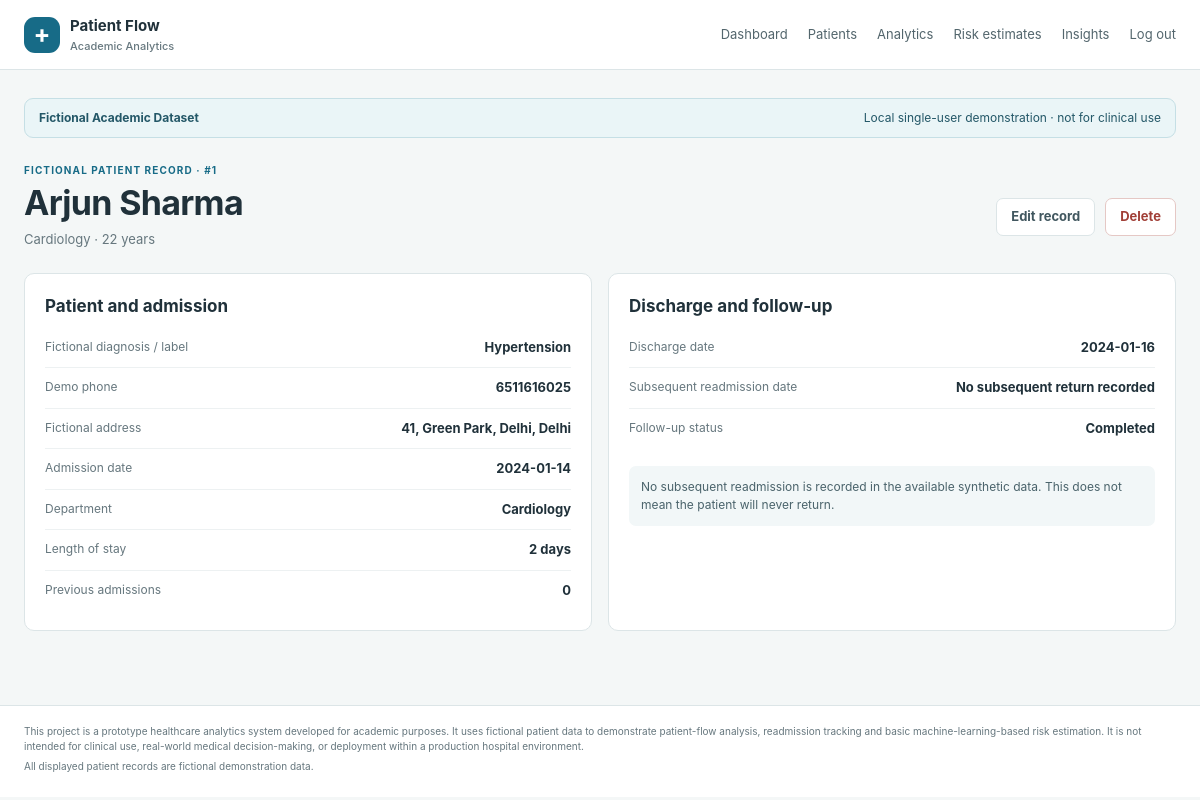
The app's page /patients/1 (signed in) with its own data.
### tables this page shows
CREATE TABLE patients (
            id INTEGER PRIMARY KEY AUTOINCREMENT,
            name TEXT NOT NULL,
            phone TEXT NOT NULL,
            address TEXT NOT NULL,
            age INTEGER NOT NULL CHECK (age BETWEEN 0 AND 120),
            department TEXT NOT NULL,
            diagnosis TEXT NOT NULL,
            admission_date TEXT NOT NULL,
            discharge_date TEXT,
            readmission_date TEXT,
            previous_admissions INTEGER NOT NULL DEFAULT 0 CHECK (previous_admissions >= 0),
            follow_up_status TEXT NOT NULL
        );

### app.py (the view)
@app.route("/patients/<int:patient_id>")
@login_required
def patient_detail(patient_id):
    return render_template("patient_detail.html", patient=get_patient(patient_id))

### app.py (called while the page is built)
def get_db():
    if "db" not in g:
        g.db = sqlite3.connect(DATABASE)
        g.db.row_factory = sqlite3.Row
    return g.db

def patient_dict(row):
    patient = dict(row)
    admission = date.fromisoformat(patient["admission_date"])
    discharge = patient["discharge_date"]
    patient["length_of_stay"] = (
        (date.fromisoformat(discharge) - admission).days if discharge else None
    )
    return patient

def get_patient(patient_id):
    row = get_db().execute("SELECT * FROM patients WHERE id = ?", (patient_id,)).fetchone()
    if row is None:
        abort(404)
    return patient_dict(row)

def login_required(view):
    @wraps(view)
    def wrapped_view(*args, **kwargs):
        if not session.get("logged_in"):
            return redirect(url_for("login", next=request.path))
        return view(*args, **kwargs)
    return wrapped_view

@app.context_processor
def template_context():
    return {"project_boundary": PROJECT_BOUNDARY}

### templates/patient_detail.html (shortened to what this page needs)
{% extends "base.html" %}
{% block content %}
<div class="page-heading">
  <div><p class="eyebrow">FICTIONAL PATIENT RECORD · #{{ patient.id }}</p><h1>{{ patient.name }}</h1><p class="muted">{{ patient.department }} · {{ patient.age }} years</p></div>
  <div class="heading-actions"><a class="button secondary" href="{{ url_for('patient_edit', patient_id=patient.id) }}">Edit record</a><form method="post" action="{{ url_for('patient_delete', patient_id=patient.id) }}" onsubmit="return confirm('Delete this fictional demonstration record?')"><button class="button danger-outline" type="submit">Delete</button></form></div>
</div>
<section class="detail-grid">
  <article class="panel"><h2>Patient and admission</h2><dl class="detail-list">
    <div><dt>Fictional diagnosis / label</dt><dd>{{ patient.diagnosis }}</dd></div><div><dt>Demo phone</dt><dd>{{ patient.phone }}</dd></div>
    <div><dt>Fictional address</dt><dd>{{ patient.address }}</dd></div><div><dt>Admission date</dt><dd>{{ patient.admission_date }}</dd></div>
    <div><dt>Department</dt><dd>{{ patient.department }}</dd></div><div><dt>Length of stay</dt><dd>{{ patient.length_of_stay if patient.length_of_stay is not none else "In progress" }}{% if patient.length_of_stay is not none %} days{% endif %}</dd></div>
    <div><dt>Previous admissions</dt><dd>{{ patient.previous_admissions }}</dd></div>
  </dl></article>
  <article class="panel"><h2>Discharge and follow-up</h2><dl class="detail-list">
    <div><dt>Discharge date</dt><dd>{{ patient.discharge_date or "Not discharged" }}</dd></div>
    <div><dt>Subsequent readmission date</dt><dd>{{ patient.readmission_date or "No subsequent return recorded" }}</dd></div>
    <div><dt>Follow-up status</dt><dd>{{ patient.follow_up_status }}</dd></div>
  </dl><p class="callout">{{ "A subsequent hospital return is recorded in the available data." if patient.readmission_date else "No subsequent readmission is recorded in the available synthetic data. This does not mean the patient will never return." }}</p></article>
</section>
{% endblock %}

### static/css/style.css (style rules this page uses)
:root { color-scheme: light; --ink: #20313a; --muted: #66777e; --line: #dce5e7; --paper: #f4f7f7; --white: #fff; --teal: #176b87; --teal-dark: #10566c; --orange: #de8246; --green: #477a56; --red: #a13f37; font-family: Inter, "Segoe UI", Arial, sans-serif; }
* { box-sizing: border-box; }
body { margin: 0; color: var(--ink); background: var(--paper); font-size: 15px; line-height: 1.5; }
a { color: var(--teal); }
.page-heading { display: flex; justify-content: space-between; align-items: center; gap: 20px; margin: 8px 0 24px; }
h1, h2, p { margin-top: 0; }
h1 { font-size: clamp(26px, 4vw, 34px); letter-spacing: -.7px; margin-bottom: 5px; line-height: 1.2; }
h2 { font-size: 17px; margin-bottom: 8px; }
.eyebrow { margin-bottom: 5px; font-size: 10px; font-weight: 750; letter-spacing: 1.1px; color: var(--teal); }
.muted, .panel-heading p { color: var(--muted); font-size: 13px; }
.page-heading .muted { margin: 6px 0 0; }
.button { min-height: 38px; display: inline-flex; align-items: center; justify-content: center; border: 1px solid transparent; border-radius: 7px; padding: 8px 14px; text-decoration: none; font: inherit; font-size: 13px; font-weight: 650; cursor: pointer; white-space: nowrap; }
.button.secondary { color: #41575f; background: white; border-color: var(--line); }
.button.danger-outline { color: var(--red); background: white; border-color: #e5c8c5; }
.panel { background: white; border: 1px solid var(--line); border-radius: 10px; padding: 20px; margin-bottom: 18px; }
.form-actions, .heading-actions { display: flex; align-items: center; justify-content: flex-end; gap: 10px; margin-top: 22px; }
.heading-actions form { margin: 0; }
.detail-grid { display: grid; grid-template-columns: 1fr 1fr; gap: 16px; }
.detail-list { margin: 0; }
.detail-list div { display: flex; justify-content: space-between; gap: 18px; padding: 10px 0; border-bottom: 1px solid #edf1f2; }
.detail-list div:last-child { border-bottom: 0; }
.detail-list dt { color: var(--muted); font-size: 12px; }
.detail-list dd { margin: 0; text-align: right; font-weight: 650; font-size: 13px; }
.callout { margin: 18px 0 0; padding: 12px; border-radius: 7px; background: #f2f7f8; color: #4a636b; font-size: 12px; }

### records on screen
patients: id "1", name "Arjun Sharma", department "Cardiology", age "22", diagnosis "Hypertension", phone "6511616025", address "41, Green Park, Delhi, Delhi", admission_date "2024-01-14", previous_admissions "0", discharge_date "2024-01-16", follow_up_status "Completed"

### other values on screen
{{ patient.readmission_date or "No subsequent return recorded" }} "No subsequent return recorded"
